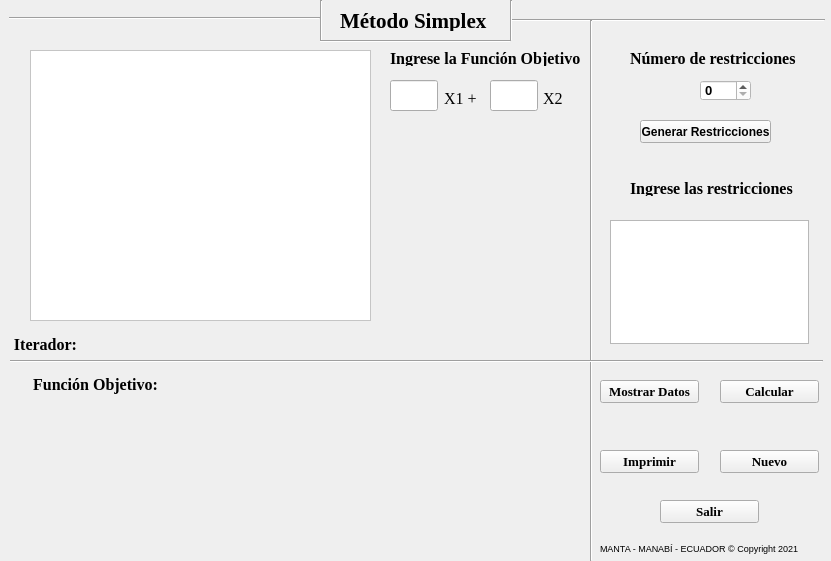
    <widget class="QWidget" name="widgetS" native="true">
     <property name="geometry">
      <rect>
       <x>0</x>
       <y>20</y>
       <width>831</width>
       <height>561</height>
      </rect>
     </property>
     <widget class="QTableWidget" name="tablaRestriccion">
      <property name="geometry">
       <rect>
        <x>610</x>
        <y>220</y>
        <width>199</width>
        <height>124</height>
       </rect>
      </property>
     </widget>
     <widget class="QLabel" name="label_iterador">
      <property name="geometry">
       <rect>
        <x>85</x>
        <y>340</y>
        <width>47</width>
        <height>13</height>
       </rect>
      </property>
      <property name="font">
       <font>
        <family>Times New Roman</family>
        <pointsize>12</pointsize>
       </font>
      </property>
      <property name="text">
       <string/>
      </property>
     </widget>
     <widget class="QSpinBox" name="numRestricciones">
      <property name="geometry">
       <rect>
        <x>700</x>
        <y>80</y>
        <width>51</width>
        <height>21</height>
       </rect>
      </property>
      <property name="font">
       <font>
        <pointsize>10</pointsize>
        <weight>75</weight>
        <bold>true</bold>
       </font>
      </property>
      <property name="styleSheet">
       <string notr="true">background-color: rgb(255, 255, 255);</string>
      </property>
     </widget>
     <widget class="QLabel" name="label_3">
      <property name="geometry">
       <rect>
        <x>630</x>
        <y>50</y>
        <width>171</width>
        <height>16</height>
       </rect>
      </property>
      <property name="font">
       <font>
        <family>Times New Roman</family>
        <pointsize>12</pointsize>
        <weight>75</weight>
        <bold>true</bold>
        <underline>false</underline>
       </font>
      </property>
      <property name="styleSheet">
       <string notr="true"/>
      </property>
      <property name="text">
       <string>Número de restricciones</string>
      </property>
     </widget>
     <widget class="QLabel" name="label_6">
      <property name="geometry">
       <rect>
        <x>390</x>
        <y>50</y>
        <width>191</width>
        <height>16</height>
       </rect>
      </property>
      <property name="font">
       <font>
        <family>Times New Roman</family>
        <pointsize>12</pointsize>
        <weight>75</weight>
        <bold>true</bold>
        <underline>false</underline>
       </font>
      </property>
      <property name="styleSheet">
       <string notr="true"/>
      </property>
      <property name="text">
       <string>Ingrese la Función Objetivo:</string>
      </property>
     </widget>
     <widget class="Line" name="line_7">
      <property name="geometry">
       <rect>
        <x>590</x>
        <y>20</y>
        <width>3</width>
        <height>541</height>
       </rect>
      </property>
      <property name="orientation">
       <enum>Qt::Vertical</enum>
      </property>
     </widget>
     <widget class="QPushButton" name="modelo">
      <property name="enabled">
       <bool>true</bool>
      </property>
      <property name="geometry">
       <rect>
        <x>640</x>
        <y>120</y>
        <width>131</width>
        <height>23</height>
       </rect>
      </property>
      <property name="font">
       <font>
        <weight>75</weight>
        <bold>true</bold>
       </font>
      </property>
      <property name="styleSheet">
       <string notr="true">alternate-background-color: rgb(150, 28, 4);</string>
      </property>
      <property name="text">
       <string>Generar Restricciones</string>
      </property>
     </widget>
     <widget class="Line" name="line_3">
      <property name="enabled">
       <bool>true</bool>
      </property>
      <property name="geometry">
       <rect>
        <x>320</x>
        <y>0</y>
        <width>2</width>
        <height>41</height>
       </rect>
      </property>
      <property name="orientation">
       <enum>Qt::Vertical</enum>
      </property>
     </widget>
     <widget class="QLabel" name="label_2">
      <property name="geometry">
       <rect>
        <x>340</x>
        <y>10</y>
        <width>151</width>
        <height>21</height>
       </rect>
      </property>
      <property name="font">
       <font>
        <family>Times New Roman</family>
        <pointsize>16</pointsize>
        <weight>75</weight>
        <bold>true</bold>
       </font>
      </property>
      <property name="styleSheet">
       <string notr="true"/>
      </property>
      <property name="text">
       <string>Método Simplex</string>
      </property>
     </widget>
     <widget class="QLabel" name="label">
      <property name="geometry">
       <rect>
        <x>444</x>
        <y>90</y>
        <width>41</width>
        <height>16</height>
       </rect>
      </property>
      <property name="font">
       <font>
        <family>Times New Roman</family>
        <pointsize>12</pointsize>
       </font>
      </property>
      <property name="styleSheet">
       <string notr="true"/>
      </property>
      <property name="text">
       <string>X1 +    </string>
      </property>
     </widget>
     <widget class="Line" name="line_4">
      <property name="enabled">
       <bool>true</bool>
      </property>
      <property name="geometry">
       <rect>
        <x>510</x>
        <y>0</y>
        <width>2</width>
        <height>41</height>
       </rect>
      </property>
      <property name="orientation">
       <enum>Qt::Vertical</enum>
      </property>
     </widget>
     <widget class="Line" name="line_2">
      <property name="geometry">
       <rect>
        <x>511</x>
        <y>10</y>
        <width>314</width>
        <height>20</height>
       </rect>
      </property>
      <property name="orientation">
       <enum>Qt::Horizontal</enum>
      </property>
     </widget>
     <widget class="Line" name="line">
      <property name="geometry">
       <rect>
        <x>9</x>
        <y>10</y>
        <width>311</width>
        <height>16</height>
       </rect>
      </property>
      <property name="orientation">
       <enum>Qt::Horizontal</enum>
      </property>
     </widget>
     <widget class="QTableWidget" name="matriz">
      <property name="geometry">
       <rect>
        <x>30</x>
        <y>50</y>
        <width>341</width>
        <height>271</height>
       </rect>
      </property>
      <property name="styleSheet">
       <string notr="true">background-color: rgb(255, 255, 255);

</string>
      </property>
     </widget>
     <widget class="Line" name="line_5">
      <property name="geometry">
       <rect>
        <x>320</x>
        <y>40</y>
        <width>191</width>
        <height>3</height>
       </rect>
      </property>
      <property name="orientation">
       <enum>Qt::Horizontal</enum>
      </property>
     </widget>
     <widget class="QLabel" name="label_4">
      <property name="geometry">
       <rect>
        <x>630</x>
        <y>180</y>
        <width>171</width>
        <height>16</height>
       </rect>
      </property>
      <property name="font">
       <font>
        <family>Times New Roman</family>
        <pointsize>12</pointsize>
        <weight>75</weight>
        <bold>true</bold>
        <underline>false</underline>
       </font>
      </property>
      <property name="styleSheet">
       <string notr="true"/>
      </property>
      <property name="text">
       <string>Ingrese las restricciones</string>
      </property>
     </widget>
     <widget class="QLabel" name="label_varSale">
      <property name="geometry">
       <rect>
        <x>30</x>
        <y>450</y>
        <width>471</width>
        <height>16</height>
       </rect>
      </property>
      <property name="font">
       <font>
        <family>Times New Roman</family>
        <pointsize>11</pointsize>
        <weight>75</weight>
        <bold>true</bold>
       </font>
      </property>
      <property name="styleSheet">
       <string notr="true"/>
      </property>
      <property name="text">
       <string/>
      </property>
      <property name="alignment">
       <set>Qt::AlignCenter</set>
      </property>
     </widget>
     <widget class="QLabel" name="valorZ">
      <property name="geometry">
       <rect>
        <x>30</x>
        <y>480</y>
        <width>471</width>
        <height>16</height>
       </rect>
      </property>
      <property name="font">
       <font>
        <family>Times New Roman</family>
        <pointsize>11</pointsize>
        <weight>75</weight>
        <bold>true</bold>
       </font>
      </property>
      <property name="styleSheet">
       <string notr="true"/>
      </property>
      <property name="text">
       <string/>
      </property>
      <property name="alignment">
       <set>Qt::AlignCenter</set>
      </property>
     </widget>
     <widget class="Line" name="line_6">
      <property name="geometry">
       <rect>
        <x>10</x>
        <y>360</y>
        <width>813</width>
        <height>3</height>
       </rect>
      </property>
      <property name="orientation">
       <enum>Qt::Horizontal</enum>
      </property>
     </widget>
     <widget class="QLabel" name="valorZ3">
      <property name="geometry">
       <rect>
        <x>30</x>
        <y>510</y>
        <width>471</width>
        <height>16</height>
       </rect>
      </property>
      <property name="font">
       <font>
        <family>Times New Roman</family>
        <pointsize>11</pointsize>
        <weight>75</weight>
        <bold>true</bold>
       </font>
      </property>
      <property name="styleSheet">
       <string notr="true"/>
      </property>
      <property name="text">
       <string/>
      </property>
      <property name="alignment">
       <set>Qt::AlignCenter</set>
      </property>
     </widget>
     <widget class="QLabel" name="label_funObj">
      <property name="geometry">
       <rect>
        <x>170</x>
        <y>370</y>
        <width>201</width>
        <height>29</height>
       </rect>
      </property>
      <property name="font">
       <font>
        <family>Times New Roman</family>
        <pointsize>12</pointsize>
        <weight>75</weight>
        <bold>true</bold>
       </font>
      </property>
      <property name="styleSheet">
       <string notr="true"/>
      </property>
      <property name="text">
       <string/>
      </property>
      <property name="alignment">
       <set>Qt::AlignCenter</set>
      </property>
     </widget>
     <widget class="QLabel" name="label_5">
      <property name="geometry">
       <rect>
        <x>30</x>
        <y>370</y>
        <width>131</width>
        <height>29</height>
       </rect>
      </property>
      <property name="font">
       <font>
        <family>Times New Roman</family>
        <pointsize>12</pointsize>
        <weight>75</weight>
        <bold>true</bold>
        <underline>false</underline>
        <strikeout>false</strikeout>
       </font>
      </property>
      <property name="styleSheet">
       <string notr="true">color: rgb(0, 0, 0);</string>
      </property>
      <property name="text">
       <string>Función Objetivo:</string>
      </property>
      <property name="alignment">
       <set>Qt::AlignCenter</set>
      </property>
     </widget>
     <widget class="QLabel" name="label_varEntra">
      <property name="geometry">
       <rect>
        <x>30</x>
        <y>420</y>
        <width>471</width>
        <height>16</height>
       </rect>
      </property>
      <property name="font">
       <font>
        <family>Times New Roman</family>
        <pointsize>11</pointsize>
        <weight>75</weight>
        <bold>true</bold>
       </font>
      </property>
      <property name="styleSheet">
       <string notr="true"/>
      </property>
      <property name="text">
       <string/>
      </property>
      <property name="alignment">
       <set>Qt::AlignCenter</set>
      </property>
     </widget>
     <widget class="QLabel" name="label_7">
      <property name="geometry">
       <rect>
        <x>10</x>
        <y>330</y>
        <width>71</width>
        <height>29</height>
       </rect>
      </property>
      <property name="font">
       <font>
        <family>Times New Roman</family>
        <pointsize>12</pointsize>
        <weight>75</weight>
        <bold>true</bold>
        <underline>false</underline>
        <strikeout>false</strikeout>
       </font>
      </property>
      <property name="styleSheet">
       <string notr="true">color: rgb(0, 0, 0);</string>
      </property>
      <property name="text">
       <string>Iterador:</string>
      </property>
      <property name="alignment">
       <set>Qt::AlignCenter</set>
      </property>
     </widget>
     <widget class="QLabel" name="label_8">
      <property name="geometry">
       <rect>
        <x>543</x>
        <y>90</y>
        <width>41</width>
        <height>16</height>
       </rect>
      </property>
      <property name="font">
       <font>
        <family>Times New Roman</family>
        <pointsize>12</pointsize>
       </font>
      </property>
      <property name="styleSheet">
       <string notr="true"/>
      </property>
      <property name="text">
       <string>X2  </string>
      </property>
     </widget>
     <widget class="QPushButton" name="mostrar">
      <property name="geometry">
       <rect>
        <x>600</x>
        <y>380</y>
        <width>99</width>
        <height>23</height>
       </rect>
      </property>
      <property name="font">
       <font>
        <family>Times New Roman</family>
        <pointsize>10</pointsize>
        <weight>75</weight>
        <bold>true</bold>
       </font>
      </property>
      <property name="styleSheet">
       <string notr="true">alternate-background-color: rgb(150, 28, 4);</string>
      </property>
      <property name="text">
       <string>Mostrar Datos</string>
      </property>
     </widget>
     <widget class="QPushButton" name="nuevo">
      <property name="geometry">
       <rect>
        <x>720</x>
        <y>450</y>
        <width>99</width>
        <height>23</height>
       </rect>
      </property>
      <property name="font">
       <font>
        <family>Times New Roman</family>
        <pointsize>10</pointsize>
        <weight>75</weight>
        <bold>true</bold>
       </font>
      </property>
      <property name="styleSheet">
       <string notr="true">alternate-background-color: rgb(150, 28, 4);</string>
      </property>
      <property name="text">
       <string>Nuevo</string>
      </property>
     </widget>
     <widget class="QLabel" name="label_9">
      <property name="geometry">
       <rect>
        <x>600</x>
        <y>540</y>
        <width>221</width>
        <height>16</height>
       </rect>
      </property>
      <property name="font">
       <font>
        <pointsize>7</pointsize>
        <italic>false</italic>
       </font>
      </property>
      <property name="text">
       <string>MANTA - MANABÍ - ECUADOR © Copyright 2021</string>
      </property>
     </widget>
     <widget class="QPushButton" name="salir">
      <property name="geometry">
       <rect>
        <x>660</x>
        <y>500</y>
        <width>99</width>
        <height>23</height>
       </rect>
      </property>
      <property name="font">
       <font>
        <family>Times New Roman</family>
        <pointsize>10</pointsize>
        <weight>75</weight>
        <bold>true</bold>
       </font>
      </property>
      <property name="styleSheet">
       <string notr="true">alternate-background-color: rgb(150, 28, 4);</string>
      </property>
      <property name="text">
       <string>Salir</string>
      </property>
     </widget>
     <widget class="QPushButton" name="imprimir">
      <property name="geometry">
       <rect>
        <x>600</x>
        <y>450</y>
        <width>99</width>
        <height>23</height>
       </rect>
      </property>
      <property name="font">
       <font>
        <family>Times New Roman</family>
        <pointsize>10</pointsize>
        <weight>75</weight>
        <bold>true</bold>
       </font>
      </property>
      <property name="styleSheet">
       <string notr="true">alternate-background-color: rgb(150, 28, 4);</string>
      </property>
      <property name="text">
       <string>Imprimir</string>
      </property>
     </widget>
     <widget class="QPushButton" name="calcular">
      <property name="geometry">
       <rect>
        <x>720</x>
        <y>380</y>
        <width>99</width>
        <height>23</height>
       </rect>
      </property>
      <property name="font">
       <font>
        <family>Times New Roman</family>
        <pointsize>10</pointsize>
        <weight>75</weight>
        <bold>true</bold>
       </font>
      </property>
      <property name="styleSheet">
       <string notr="true">alternate-background-color: rgb(150, 28, 4);</string>
      </property>
      <property name="text">
       <string>Calcular</string>
      </property>
     </widget>
     <widget class="QLineEdit" name="funObjX1">
      <property name="geometry">
       <rect>
        <x>390</x>
        <y>80</y>
        <width>48</width>
        <height>31</height>
       </rect>
      </property>
      <property name="font">
       <font>
        <pointsize>10</pointsize>
        <weight>75</weight>
        <bold>true</bold>
       </font>
      </property>
     </widget>
     <widget class="QLineEdit" name="funObjX2">
      <property name="geometry">
       <rect>
        <x>490</x>
        <y>80</y>
        <width>48</width>
        <height>31</height>
       </rect>
      </property>
      <property name="font">
       <font>
        <pointsize>10</pointsize>
        <weight>75</weight>
        <bold>true</bold>
       </font>
      </property>
     </widget>
     <zorder>line_2</zorder>
     <zorder>line_7</zorder>
     <zorder>tablaRestriccion</zorder>
     <zorder>label_iterador</zorder>
     <zorder>numRestricciones</zorder>
     <zorder>label_3</zorder>
     <zorder>label_6</zorder>
     <zorder>modelo</zorder>
     <zorder>line_3</zorder>
     <zorder>label_2</zorder>
     <zorder>label</zorder>
     <zorder>line_4</zorder>
     <zorder>line</zorder>
     <zorder>matriz</zorder>
     <zorder>line_5</zorder>
     <zorder>label_4</zorder>
     <zorder>label_varSale</zorder>
     <zorder>valorZ</zorder>
     <zorder>line_6</zorder>
     <zorder>valorZ3</zorder>
     <zorder>label_funObj</zorder>
     <zorder>label_5</zorder>
     <zorder>label_varEntra</zorder>
     <zorder>label_7</zorder>
     <zorder>label_8</zorder>
     <zorder>mostrar</zorder>
     <zorder>nuevo</zorder>
     <zorder>label_9</zorder>
     <zorder>salir</zorder>
     <zorder>imprimir</zorder>
     <zorder>calcular</zorder>
     <zorder>funObjX1</zorder>
     <zorder>funObjX2</zorder>
    </widget>
